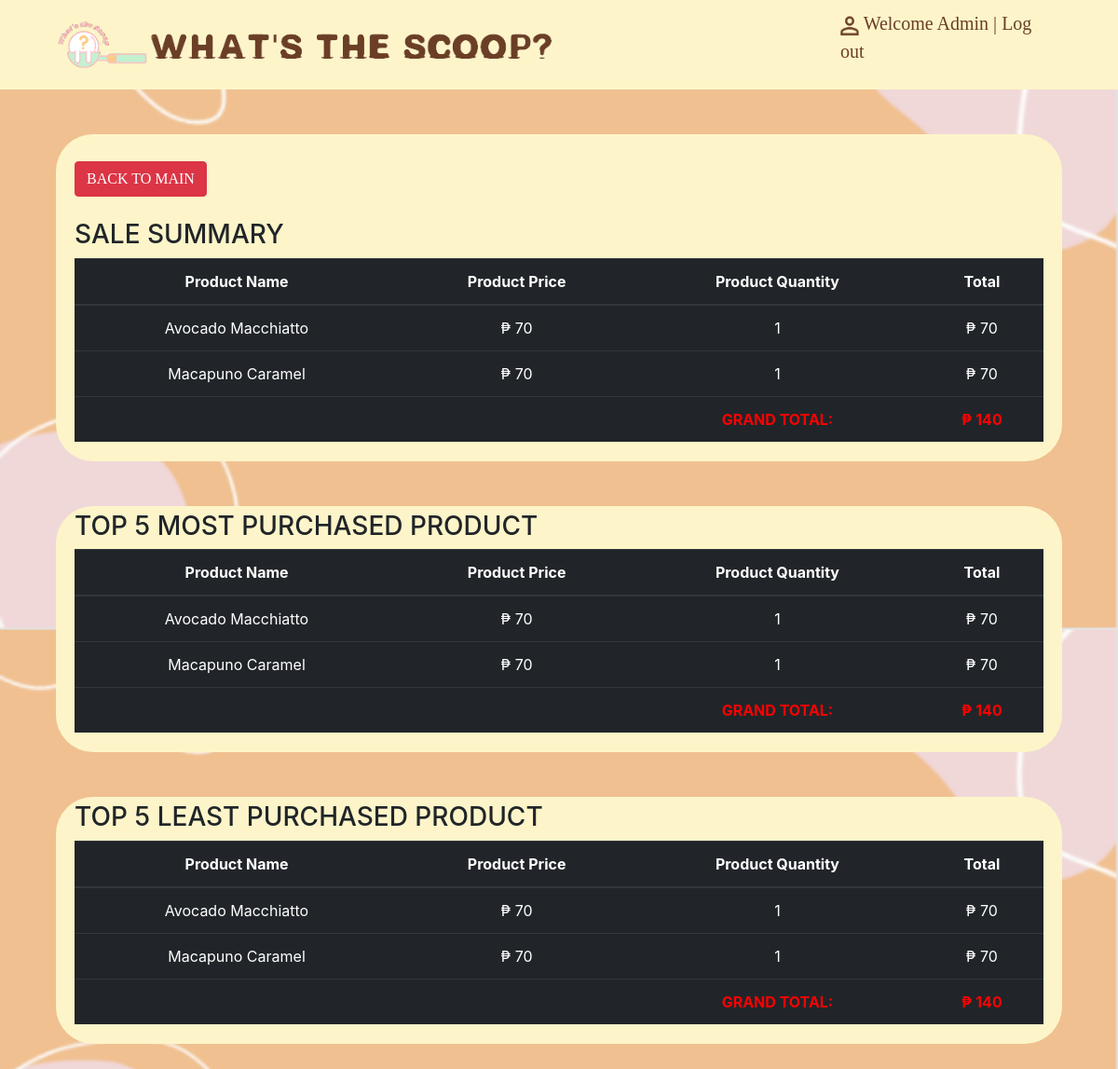
The app's page /rootfolder/insidefolders/admin_summary/summaryreports.php, older data.
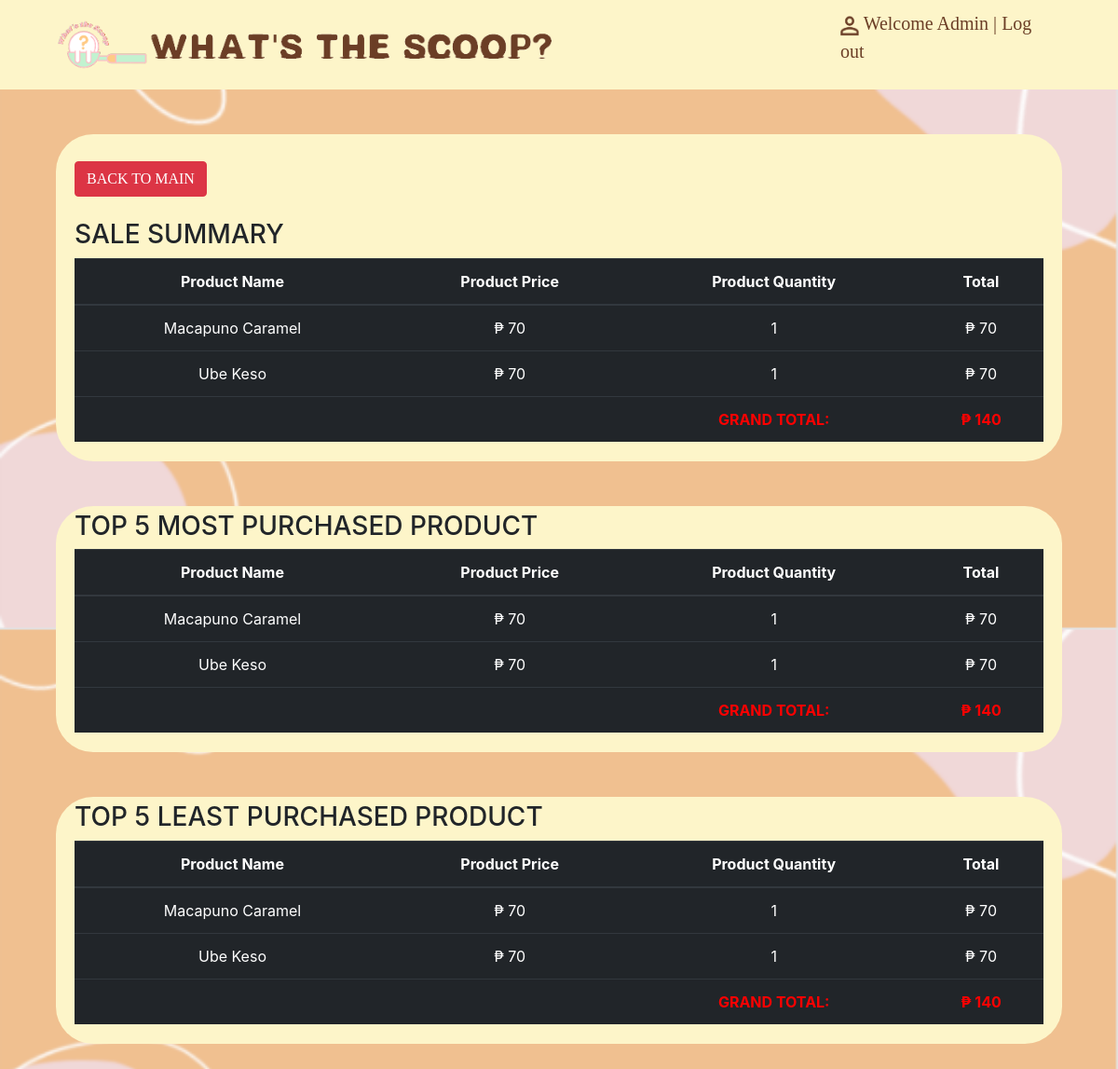
The same page, newer data.
### tables this page shows
CREATE TABLE `cart` (
  `id` int(255) NOT NULL,
  `name` varchar(255) NOT NULL,
  `price` varchar(255) NOT NULL,
  `image` varchar(255) NOT NULL,
  `quantity` varchar(255) NOT NULL,
  `total` int(11) NOT NULL
);

### rootfolder/insidefolders/admin_summary/summaryreports.php (the view, shortened to what the changed rows need)
<?php
    include('connection.php');
?>
<!DOCTYPE html>
<html lang="en">
<head>
    <link rel="stylesheet" href="https://cdn.jsdelivr.net/npm/bootstrap@4.0.0/dist/css/bootstrap.min.css">
       <link rel="stylesheet" href="justanothercss.css">
</head>
<body style="margin: 0px;">
    <div class = "bgcol container my-5">
    <div class="container">
        <table class="table table-dark">
            <thead>
            <tr align="center">
                <th scope="col">Product Name</th>
                <th scope="col">Product Price</th>
                <th scope="col">Product Quantity</th>
                <th scope="col">Total</th>
                </tr>
            </thead>
            <tbody>
                <?php
                     $sql = "SELECT * FROM `cart`";
                     $result = mysqli_query($conn, $sql);
                     $grandtotal = 0;
                        if($result) {
                            while($row = mysqli_fetch_assoc($result)){
                                $productNAME = $row['name'];
                                $productPRICE = $row['price'];
                                $productDESC = $row['quantity'];
                                $total = $row['price'] * $row['quantity'];
                                $grandtotal += $total;
                                echo '<tr align="center">
                                <td>'.$productNAME.'</td>
                                <td>'."₱ ".$productPRICE.'</td>
                                <td>'." ".$productDESC.'</td>
                                <td>'."₱ ".$total.'</td>
                                </tr>'
                                ;
                            }
                        }
                        echo '
                        <tr align = center>
                            <td>  </td>
                            <td>  </td>
                            <th style = "color: red; "> GRAND TOTAL: </th>
                            <th style = "color: red; ">'."₱ ".$grandtotal.' </th>
                        </tr>
                      ';
                ?>
            </tbody>
        </table>
    </div>
    </div>
    <div class = "bgcol container my-5">
    <div class="container">
        <table class="table table-dark">
            <thead>
                <tr align="center">
                <th scope="col">Product Name</th>
                <th scope="col">Product Price</th>
                <th scope="col">Product Quantity</th>
                <th scope="col">Total</th>
                </tr>
            </thead>
            <tbody>
                <?php
                     $sql = "SELECT * FROM `cart` ORDER BY quantity DESC LIMIT 5";
                     $result = mysqli_query($conn, $sql);
                     $grandtotal = 0;
                        if($result) {
                            while($row = mysqli_fetch_assoc($result)){
                                $productNAME = $row['name'];
                                $productPRICE = $row['price'];
                                $productDESC = $row['quantity'];
                                $total = $row['price'] * $row['quantity'];
                                $grandtotal += $total;
                                echo '<tr align="center">
                                <td>'.$productNAME.'</td>
                                <td>'."₱ ".$productPRICE.'</td>
                                <td>'." ".$productDESC.'</td>
                                <td>'."₱ ".$total.'</td>
                                </tr>'
                                ;
                            }
                        }
                        echo '
                        <tr align = center>
                            <td>  </td>
                            <td>  </td>
                            <th style = "color: red; "> GRAND TOTAL: </th>
                            <th style = "color: red; ">'."₱ ".$grandtotal.' </th>
                        </tr>
                      ';
                ?>
            </tbody>
        </table>
    </div>
    </div>
    <div class = "bgcol container my-5">
    <div class="container">
        <table class="table table-dark">
            <thead>
                <tr align="center">
                <th scope="col">Product Name</th>
                <th scope="col">Product Price</th>
                <th scope="col">Product Quantity</th>
                <th scope="col">Total</th>
                </tr>
            </thead>
            <tbody>
                <?php
                    $sql = "SELECT * FROM `cart` ORDER BY quantity ASC LIMIT 5";
                    $result = mysqli_query($conn, $sql);
                    $grandtotal = 0;
                       if($result) {
                           while($row = mysqli_fetch_assoc($result)){
                               $productNAME = $row['name'];
                               $productPRICE = $row['price'];
                               $productDESC = $row['quantity'];
                               $total = $row['price'] * $row['quantity'];
                               $grandtotal += $total;
                               echo '<tr align="center">
                               <td>'.$productNAME.'</td>
                               <td>'."₱ ".$productPRICE.'</td>
                               <td>'." ".$productDESC.'</td>
                               <td>'."₱ ".$total.'</td>
                               </tr>'
                               ;
                           }
                       }
                       echo '
                       <tr align = center>
                           <td>  </td>
                           <td>  </td>
                           <th style = "color: red; "> GRAND TOTAL: </th>
                           <th style = "color: red; ">'."₱ ".$grandtotal.' </th>
                       </tr>
                     ';
                ?>
            </tbody>
        </table>
    </div>
    </div>
</body>
</html>

Row changes from the older to the newer data that the page shows:
removed cart: name "Avocado Macchiatto", price "70", quantity "1"
added cart: name "Ube Keso", price "70", quantity "1"
